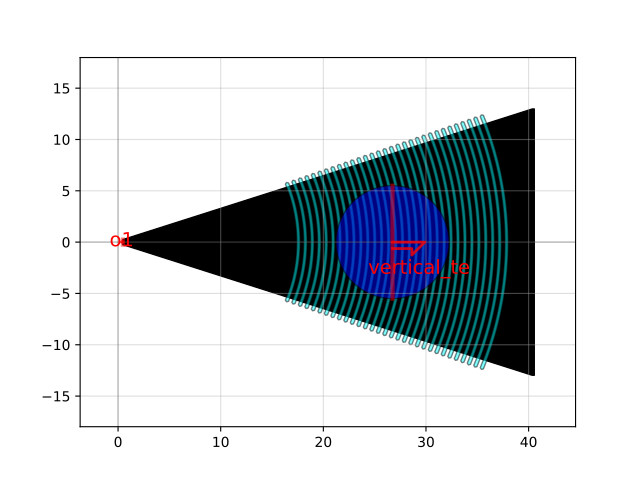

Source code (Python):
import gdsfactory as gf

c = gf.components.grating_coupler_te(polarization='te', fiber_marker_width=11.0, fiber_marker_layer='TE', taper_length=16.6, taper_angle=35, trenches_extra_angle=9.0, wavelength=1.53, fiber_angle=15.0, grating_line_width=0.343, neff=2.638, ncladding=1.443, layer_trench='SLAB150', p_start=26, n_periods=30, end_straight_length=0.2, cross_section='strip')
c.plot()
